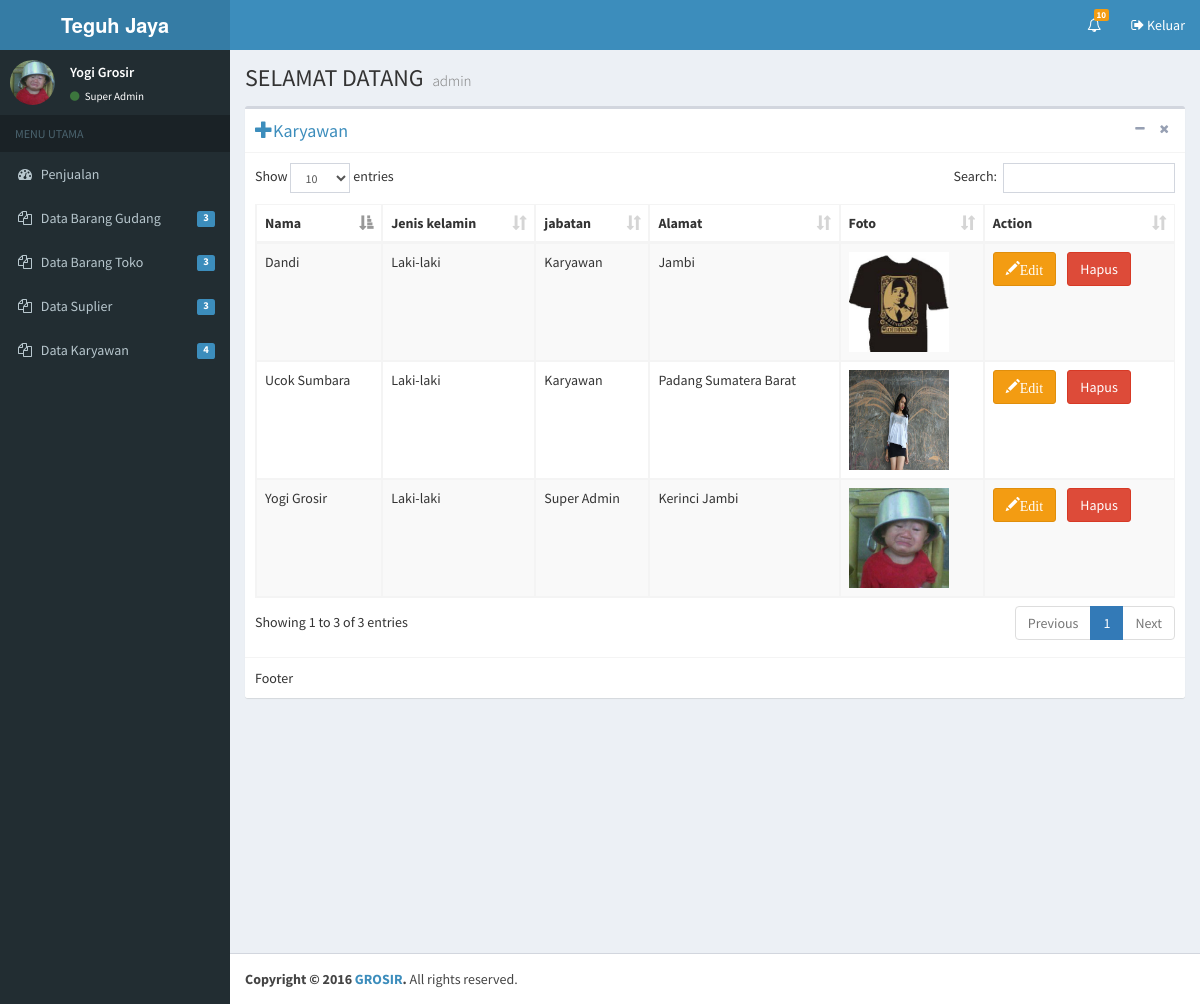
/karyawan_tampil.php (signed in), run on the app's committed database.
### tables this page shows
CREATE TABLE `karyawan` (
  `id` int(11) NOT NULL,
  `nama` text NOT NULL,
  `jekel` text NOT NULL,
  `jabatan` text NOT NULL,
  `alamat` text NOT NULL,
  `foto` text NOT NULL
);

### karyawan_tampil.php (the view)
<?php include "header.php";?>
  <div class="content-wrapper">
    <section class="content-header">
      <h1>
        SELAMAT DATANG
        <small>admin</small>
      </h1>
    </section>
    <section class="content">
      <div class="box">
        <div class="box-header with-border">
          <a href="karyawan_tbh.php"><h3 class="box-title"><span class="glyphicon glyphicon-plus"></span>Karyawan</h3></a>
          <div class="box-tools pull-right">
            <button type="button" class="btn btn-box-tool" data-widget="collapse" data-toggle="tooltip" title="Collapse">
              <i class="fa fa-minus"></i></button>
            <button type="button" class="btn btn-box-tool" data-widget="remove" data-toggle="tooltip" title="Remove">
              <i class="fa fa-times"></i></button>
          </div>
        </div>
        <div class="box-body">
         <table id="example1" class="table table-bordered table-striped">
                <thead>
                <tr>
                  <th>Nama</th>
                  <th>Jenis kelamin</th>
                  <th>jabatan</th>
                  <th>Alamat</th>
				  <th>Foto</th>
				  <th>Action</th>
                </tr>
                </thead>
                <tbody>
				<?php
					$sql="SELECT * FROM karyawan";
					$exe=mysqli_query($koneksi,$sql);
					while($data=mysqli_fetch_array($exe)){
				?>
                <tr>
                  <td><?php echo $data['nama'];?></td>
                  <td><?php echo $data['jekel'];?>
                  </td>
                  <td><?php echo $data['jabatan'];?></td>
				  <td><?php echo $data['alamat'];?></td>
				   <td><img src="foto/<?php echo $data['foto'];?>" width="100" height="100"></td>
				  <td>
				 <a class="btn btn-warning" href="karyawan_edit.php?id_karyawan=<?php echo $data['id'];?>"> <span class="glyphicon glyphicon-pencil">Edit</span></a>&nbsp;&nbsp;&nbsp;
				 <a class="btn btn-danger" onclick="if (confirm('Apakah anda yakin ingin menghapus data ini ?')){ location.href='karyawan_hapus.php?id_karyawan=<?php echo $data['id']; ?>' }"  class="glyphicon glyphicon-trash">Hapus</a>
				  </td>
                </tr>
					<?php } ?>
              </table>
        </div>
        <div class="box-footer">
          Footer
        </div>
      </div>
    </section>
  </div>
<?php include "footer.php";?>

### header.php (shortened to what this page needs)
<!DOCTYPE html>
<html>
<head>
  <link rel="stylesheet" href="bootstrap/css/bootstrap.min.css">
  <link rel="stylesheet" href="https://cdnjs.cloudflare.com/ajax/libs/font-awesome/4.5.0/css/font-awesome.min.css">
  <link rel="stylesheet" href="https://cdnjs.cloudflare.com/ajax/libs/ionicons/2.0.1/css/ionicons.min.css">
    <link rel="stylesheet" href="plugins/select2/select2.min.css">
    <link rel="stylesheet" href="plugins/datatables/dataTables.bootstrap.css">
  <link rel="stylesheet" href="dist/css/AdminLTE.min.css">
  <link rel="stylesheet" href="dist/css/skins/_all-skins.min.css">
  <link rel="stylesheet" href="/plugins/daterangepicker/daterangepicker.css">
  <link rel="stylesheet" href="plugins/datepicker/datepicker3.css">
  <link rel="stylesheet" href="//code.jquery.com/ui/1.11.4/themes/smoothness/jquery-ui.css">
</head>
<body class="hold-transition skin-blue sidebar-mini">
<div class="wrapper">
  <header class="main-header">
    <a href="home.php" class="logo">
      <span class="logo-lg"><b>Teguh Jaya</b></span>
    </a>
    <nav class="navbar navbar-static-top">
      <div class="navbar-custom-menu">
        <ul class="nav navbar-nav">
          <li class="dropdown notifications-menu">
            <a href="#" class="dropdown-toggle" data-toggle="dropdown">
              <i class="fa fa-bell-o"></i>
              <span class="label label-warning">10</span>
            </a>
          </li>
          <li  >
             <a href="logout.php" ><i class="fa fa-sign-out"></i> Keluar</a>
          </li>
        </ul>
      </div>
    </nav>
  </header>
  <aside class="main-sidebar">
    <section class="sidebar">
      <div class="user-panel">
        <div class="pull-left image">
          <img src="foto/<?php echo $_SESSION['foto'];?>" class="img-circle" alt="User Image">
        </div>
        <div class="pull-left info">
          <p><?php echo $_SESSION['nama'];?></p>
          <a href="#"><i class="fa fa-circle text-success"></i> <?php echo $_SESSION['level'];?></a>
        </div>
      </div>
      <ul class="sidebar-menu">
        <li class="header">MENU UTAMA</li>
	  <li class="treeview">
          <a href="penjualan.php">
            <i class="fa fa-dashboard"></i> <span>Penjualan</span>
          </a>
        </li>
        <li class="treeview">
          <a href="#">
            <i class="fa fa-files-o"></i>
            <span>Data Barang Gudang</span>
            <span class="pull-right-container">
              <span class="label label-primary pull-right">3</span>
            </span>
          </a>
        </li>
		  <li class="treeview">
		<a href="#">
            <i class="fa fa-files-o"></i>
            <span>Data Barang Toko</span>
            <span class="pull-right-container">
              <span class="label label-primary pull-right">3</span>
            </span>
          </a>
		  <?php $jabatan=$_SESSION['level']?>
		  </li>
		  <?php if ($jabatan=='Super Admin'){
		?>
		  <li class="treeview">
		  <li class="treeview">
		<a href="#">
            <i class="fa fa-files-o"></i>
            <span>Data Suplier</span>
            <span class="pull-right-container">
              <span class="label label-primary pull-right">3</span>
            </span>
          </a>
		  </li>
		  <li class="treeview">
		<a href="#">
            <i class="fa fa-files-o"></i>
            <span>Data Karyawan</span>
            <span class="pull-right-container">
              <span class="label label-primary pull-right">4</span>
            </span>
          </a>
		  </li>
		  <?php } ?>
          </ul>
    </section>
  </aside>

### footer.php (shortened to what this page needs)
 <footer class="main-footer">
    <strong>Copyright &copy; 2016 <a href="">GROSIR</a>.</strong> All rights
    reserved.
  </footer>
</div>
</body>
</html>

### data on the page
karyawan: nama "Yogi Grosir", jekel "Laki-laki", jabatan "Super Admin", alamat "Kerinci Jambi", foto (picture)
karyawan: nama "Ucok Sumbara", jekel "Laki-laki", jabatan "Karyawan", alamat "Padang Sumatera Barat", shows a picture
karyawan: nama "Dandi", jekel "Laki-laki", jabatan "Karyawan", alamat "Jambi", foto (picture)

### other printed values
$_SESSION['nama'] "Yogi Grosir"
$_SESSION['level'] "Super Admin"
